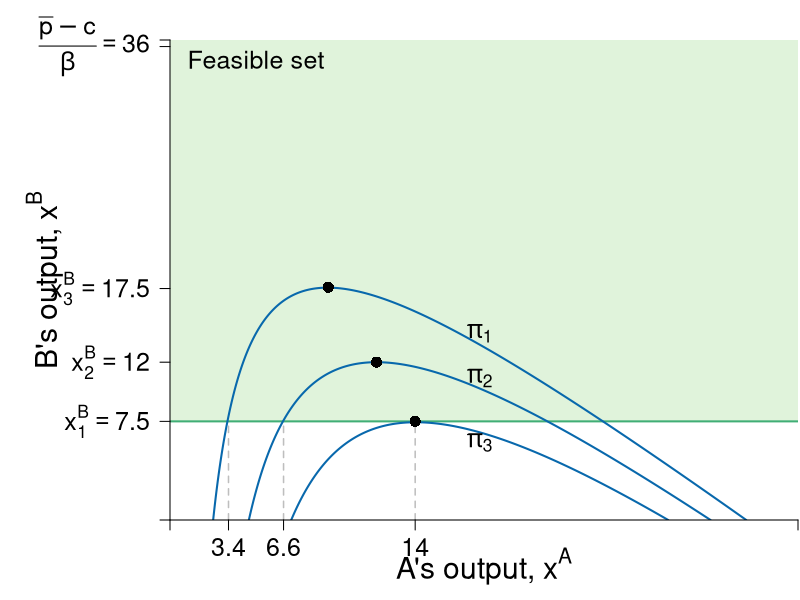

Source code (R):
require(shape)
pdf(file = "competitionmarkets/cournot_brf_isoA_feasible.pdf", width = 9, height = 7)

#Set parameters for graphics
pointsize <- 1.8
axislabelsize <- 1.8
labelsize <- 1.5
namesize <- 1.8
annotatesize <- 1.5
graphlinewidth <- 2
segmentlinewidth <- 1.5


COL <- c("#7fc97f", "#beaed4", "#fdc086", "#ffff99", "#386cb0", "#f0027f", "#bf5b17", "#666666")
COLA <- c("#e0f3db", "#99d8c9","#66c2a4","#41ae76", "#238b45", "#005824")
COLB <- c("#4eb3d3", "#2b8cbe", "#0868ac","#084081")

par(mar =  c(4, 8.5, 2, 0.1))

piA <- function(xa, xb, s = 0.5, pmax = 20, c1 = 2) {
  (pmax - s*xb)*xa - s*(xa)^2 - c1*xa
}

piB <- function(xa, xb, s = 0.5, pmax = 20, c1 = 2) {
  (pmax - s*xa)*xb - s*(xb)^2 - c1*xb
}

brfB <- function(xa, s = 0.5, pmax = 20, c1 = 2) {
  (pmax - c1)/(2*s) - (1/2)*xa
}

brfA <- function(xa, s = 0.5, pmax = 20, c1 = 2) {
  (pmax - c1)/s - 2*xa
}

xlims <- c(0, 36.5)
ylims <- c(0, 36.5)

npts <- 501 
x <- seq(xlims[1], xlims[2], length.out = npts)
y <- seq(ylims[1], ylims[2], length.out = npts) 
a <- c(42, 72, 102)
b <- c(72, 81, 90)

plot(0, 0, xlim = xlims, ylim = ylims, type = "n",
     xlab = expression(paste("")),
     ylab = expression(paste("")), 
     xaxt = "n", 
     yaxt = "n", 
     cex.lab = axislabelsize, 
     bty = "n",
     xaxs = "i", 
     yaxs = "i")

ticksy <- c(0, 7.5, 12, 17.6, 36, ylims[2])
ylabelsnum <- c(NA, expression(paste(x[1]^B == 7.5)), expression(paste(x[2]^B == 12)), expression(paste(x[3]^B)==17.5), expression(paste(frac(bar(p) - c,beta) == 36), NA))
ticksx <- c(0, 3.4, 6.6, 14.25, xlims[2])
xlabelsnum <- c(NA, expression(paste(3.4)), expression(paste(6.6)), expression(paste(14)), NA)

npts <- 500 
xx1 <- seq(xlims[1], xlims[2], length.out = npts)

#Feasible set
polygon(c(0, 0, xlims[2], xlims[2]), 
        c(ylims[2], 7.5 , 7.5, ylims[2]),
        border = FALSE, col = COLA[1])

# Feasible
segments(0, 7.5, xlims[2], 7.5, col = COLA[4], lwd = graphlinewidth)
text(5, 35, expression("Feasible set"), cex = annotatesize)
# polygon( feasible )

contour(x, y, 
        outer(x, y, piA),
        drawlabels = FALSE,
        col = COLB[3],
        lwd = graphlinewidth,
        levels = a, 
        xaxs = "i", 
        yaxs = "i", 
        add = TRUE) 

text(0.5*xlims[2], -3.5, expression(paste("A's output, ", x^A)), xpd = TRUE, cex = axislabelsize) 
text(-7.3, 0.5*ylims[2], expression(paste("B's output, ", x^B)), xpd = TRUE, cex = axislabelsize, srt = 90) 

segments(6.60, 0, 6.60, 7.5, lty = 2, col = "gray" , lwd = segmentlinewidth)
points(12, 12, pch = 16, col = "black", cex = 1.5)

segments(14.25, 0, 14.25, 7.5, lty = 2, col = "gray" , lwd = segmentlinewidth)
points(14.25, 7.5, pch = 16, col = "black", cex = 1.5)

segments(3.4, 0, 3.4, 7.5, lty = 2, col = "gray" , lwd = segmentlinewidth)
points(9.2, 17.7, pch = 16, col = "black", cex = 1.5)

#labels for the isoprofits
text(18, 5.9, expression(paste(pi[3])), cex = annotatesize)
text(18, 10.8, expression(paste(pi[2])), cex = annotatesize)
text(18, 14.2, expression(paste(pi[1])), cex = annotatesize)

axis(1, at = ticksx, pos = 0, labels = xlabelsnum, cex.axis = labelsize)
axis(2, at = ticksy, pos = 0, labels = ylabelsnum, las = 1, cex.axis = labelsize)

dev.off()
